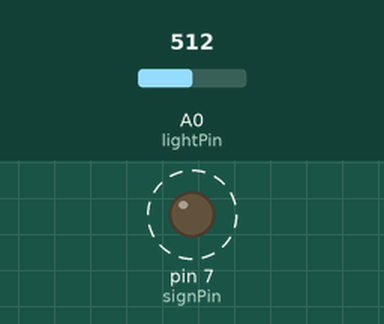
A sketch run on a simulated Arduino Uno, built with avr-gcc and run on an emulated ATmega328P. On the bench: output pins drawn as LEDs (lit = HIGH). Dashed ring = blinking. The inputs (shaded band) are chosen by the test bench; at power-on: A0 (lightPin) = 512.

Above: at 1.29 s.
1.3 s: A0 (lightPin) set to 417
4.3 s: A0 (lightPin) set to 384
At 5.7 s:
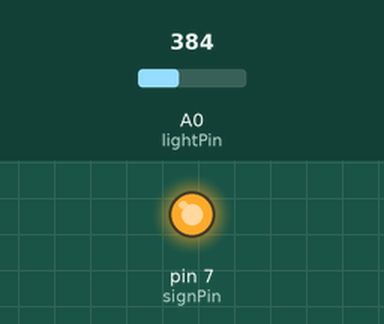
7.3 s: A0 (lightPin) set to 410
At 7.54 s:
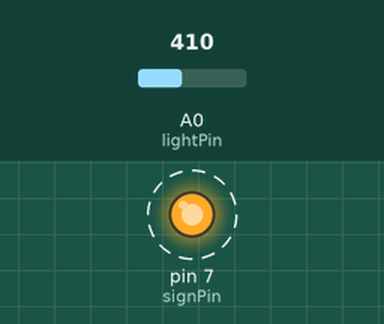
10.3 s: A0 (lightPin) set to 390
At 10.46 s:
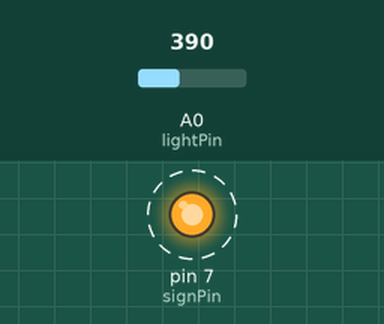
Timing chart, 0 to 13.3 s (numbered marks = the images above; inputs shaded):
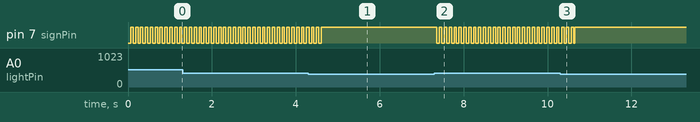

The sketch:

im-particles.ino
```cpp
#include <SoftwareSerial.h>
SoftwareSerial XBee(2, 3);
/*
 * Wiring for IR range finder in lab is:
 * Black 5V
 * Red GND
 * Blue GND
 * Yellow 5V
 * Green A0 (data)
 *
 */

const int lightPin = A0;  //define a pin for infred
boolean trigger = false;
int timer = 0;
const int signPin =  7;
int counter = 0;
bool signOnOff = true;
bool flashing = false;
long flashCounter = 0;

void setup()
{
  XBee.begin(9600);
  Serial.begin(9600);
    // initialize the LED pin as an output:
  pinMode(signPin, OUTPUT);
}

void loop()
{

  int val = analogRead(lightPin);
//  Serial.println(val);
  if (val > 400 && trigger == false) {
    trigger = true;
    timer = 1000;
//    Serial.println(trigger);
   sendToIsadoraXbee(1, 1);
  }
  if (trigger == true) {
    if (timer <= 0 && val < 400) {
      trigger = false;
//      Serial.println(trigger);
      sendToIsadoraXbee(1, 0);
    }
    else {
      timer--;
    }
  }
  //  if (val < 355) {
  //    trigger = false;
  //        Serial.println(trigger);
//      sendToIsadoraXbee(1,0);
  //  }
  delay(1);

  flash_IM_Sign(trigger);
}
void sendToIsadoraXbee(int route, int value)
{
  XBee.print(route);
  XBee.print('|');
  XBee.print(value);
  XBee.print(' ');
}

void flash_IM_Sign(bool onOff) {
  //adjust numbers for counter and flashCounter modulo to adjust speed
  //printing things out to serial will effect this greatly
  if (onOff == HIGH) {
    flashing = true;
    counter = 300;
  }
  else if (flashing) {
    counter--;
  }
  if (flashing) {
    if (flashCounter % 50 == 0)
      signOnOff = !signOnOff;

  }
  if (counter <= 0) {
    flashing = false;
    signOnOff = true;
  }

  digitalWrite(signPin, signOnOff);
  flashCounter++;

  if (flashCounter == 1000) flashCounter = 0;
}
```

Measured:
- the behaviour switches between 400 and 399 on A0 (lightPin) (found by bisection; images 0 and 1)
- after the input at 4.3 s, pin 7 (signPin): goes on until 4.6 s, then stays HIGH
- after the input at 7.3 s, pin 7 (signPin): alternates HIGH for 0.06 s and LOW for 0.06 s, starting after 0.06 s
- after the input at 10.3 s, pin 7 (signPin): goes on until 10.7 s, then stays HIGH
- by itself, pin 7 (signPin): alternates HIGH for 0.06 s and LOW for 0.06 s
